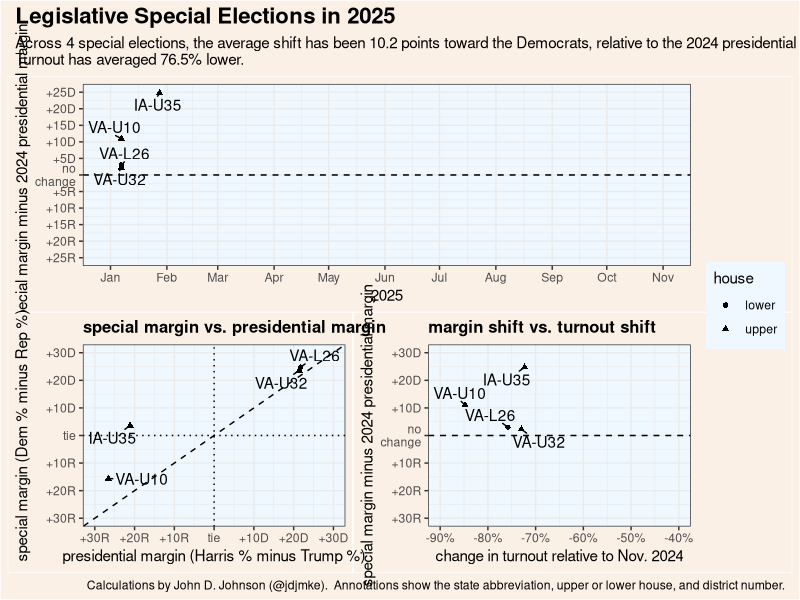

The R script that drew this image: (Note: this script raises an error after producing the figure.)
rm(list = ls())

library(tidyverse)
library(sf)
library(patchwork)

# This script compares the outcome of 2025 legislative special elections with
#   the outcome of the 2024 presidential election in that district

################################################################################
# spreadsheet of special election results
specials.orig <- read_csv("specials.csv", col_types = "cccccnnn") |>
  mutate(district = str_pad(district, width = 3, side = "left", pad = "0"),
         date = as.Date(date, format = "%m/%d/%y"))

################################################################################
# 2024 presidential election results in each state legislative district
district.votes.pres2024 <- read_csv("precincts-to-districts/district-votes-pres2024.csv")

################################################################################
# merge them together, calculate the margins and turnout change
specials.comparison <- specials.orig |>
  left_join(district.votes.pres2024) |>
  mutate(special_margin = (dem/total - rep/total)*100,
         pres_margin = (harris/total_2024 - trump/total_2024)*100,
         turnout_change = (total - total_2024)/total_2024*100,
         margin_change = special_margin - pres_margin)

################################################################################
# save output
write_csv(specials.comparison, "specials-comparison.csv")

################################################################################
# create graphics
#   remove races that haven't been recorded yet
specials.valid <- specials.comparison |>
  filter(!is.na(total))

margin.shift.over.time <- specials.valid |>
  ggplot(aes(date, margin_change)) +
  geom_hline(yintercept = 0, linetype = "dashed") +
  geom_point(aes(shape = house)) +
  ggrepel::geom_text_repel(aes(label = label), min.segment.length = 0, seed = 3) +
  scale_x_date(limits = c(as.Date("2025-01-01"), as.Date("2025-11-01")),
               date_breaks = "1 month", date_labels = "%b", name = "2025") +
  scale_y_continuous(limits = c(-25,25),
                     breaks = seq(-25,25,5),
                     labels = function(x){case_when(
                       x < 0 ~ paste0("+", abs(x), "R"),
                       x == 0 ~ "no\nchange",
                       x > 0 ~ paste0("+",x,"D")
                     )},
                     name = "special margin minus 2024 presidential margin") +
  theme_bw() +
  theme(plot.title.position = "plot",
        plot.title = element_text(face = "bold", size = 16),
        plot.background = element_rect(fill = "linen"),
        panel.background = element_rect(fill = "aliceblue"),
        legend.background = element_rect(fill = "aliceblue"))


special.vs.pres <- specials.valid |>
  ggplot(aes(pres_margin, special_margin)) +
  geom_abline(slope = 1, intercept = 0, linetype = "dashed") +
  geom_hline(yintercept = 0, linetype = "dotted") +
  geom_vline(xintercept = 0, linetype = "dotted") +
  geom_point(aes(shape = house)) +
  ggrepel::geom_text_repel(aes(label = label), min.segment.length = 0, seed = 3) +
  scale_x_continuous(limits = c(-30,30),
                     breaks = seq(-30,30,10),
                     labels = function(x){case_when(
                       x < 0 ~ paste0("+", abs(x), "R"),
                       x == 0 ~ "tie",
                       x > 0 ~ paste0("+",x,"D")
                     )},
                     name = "presidential margin (Harris % minus Trump %)") +
  scale_y_continuous(limits = c(-30,30),
                     breaks = seq(-30,30,10),
                     labels = function(x){case_when(
                       x < 0 ~ paste0("+", abs(x), "R"),
                       x == 0 ~ "tie",
                       x > 0 ~ paste0("+",x,"D")
                     )},
                     name = "special margin (Dem % minus Rep %)") +
  labs(title = "special margin vs. presidential margin") +
  theme_bw() +
  theme(plot.title = element_text(face = "bold", size = 12),
        legend.position = "none",
        plot.background = element_rect(fill = "linen"),
        panel.background = element_rect(fill = "aliceblue"))

margin.shift.vs.turnout <- specials.valid |>
  ggplot(aes(turnout_change, margin_change)) +
  geom_hline(yintercept = 0, linetype = "dashed") +
  geom_point(aes(shape = house)) +
  ggrepel::geom_text_repel(aes(label = label), min.segment.length = 0, seed = 3) +
  scale_x_continuous(limits = c(-90,-40),
                     breaks = seq(-90,-40,10),
                     labels = scales::percent_format(scale = 1),
                     name = "change in turnout relative to Nov. 2024") +
  scale_y_continuous(limits = c(-30,30),
                     breaks = seq(-30,30,10),
                     labels = function(x){case_when(
                       x < 0 ~ paste0("+", abs(x), "R"),
                       x == 0 ~ "no\nchange",
                       x > 0 ~ paste0("+",x,"D")
                     )},
                     name = "special margin minus 2024 presidential margin") +
  labs(title = "margin shift vs. turnout shift") +
  theme_bw() +
  theme(plot.title = element_text(face = "bold", size = 12),
        legend.position = "none",
        plot.background = element_rect(fill = "linen"),
        panel.background = element_rect(fill = "aliceblue"))

subtitle.text <- paste("Across", nrow(specials.valid), "special elections,",
                       "the average shift has been", 
                       round(mean(specials.valid$margin_change),1),
                       "points toward the Democrats, relative to the 2024 presidential election.",
                       "Turnout has averaged", paste0(round(abs(mean(specials.valid$turnout_change)),1),"%"),
                       "lower.")

margin.shift.over.time / (special.vs.pres + margin.shift.vs.turnout) +
  plot_layout(guides = "collect") +
  plot_annotation(title = "Legislative Special Elections in 2025",
                  subtitle = str_wrap(subtitle.text, 134),
                  caption = "Calculations by John D. Johnson (@jdjmke).  Annotations show the state abbreviation, upper or lower house, and district number.",
                  theme = theme(plot.title = element_text(face = "bold", size = 16),
                                plot.background = element_rect(fill = "linen")))
ggsave("graphics/specials-comparison.png", width = 10, height = 8)
